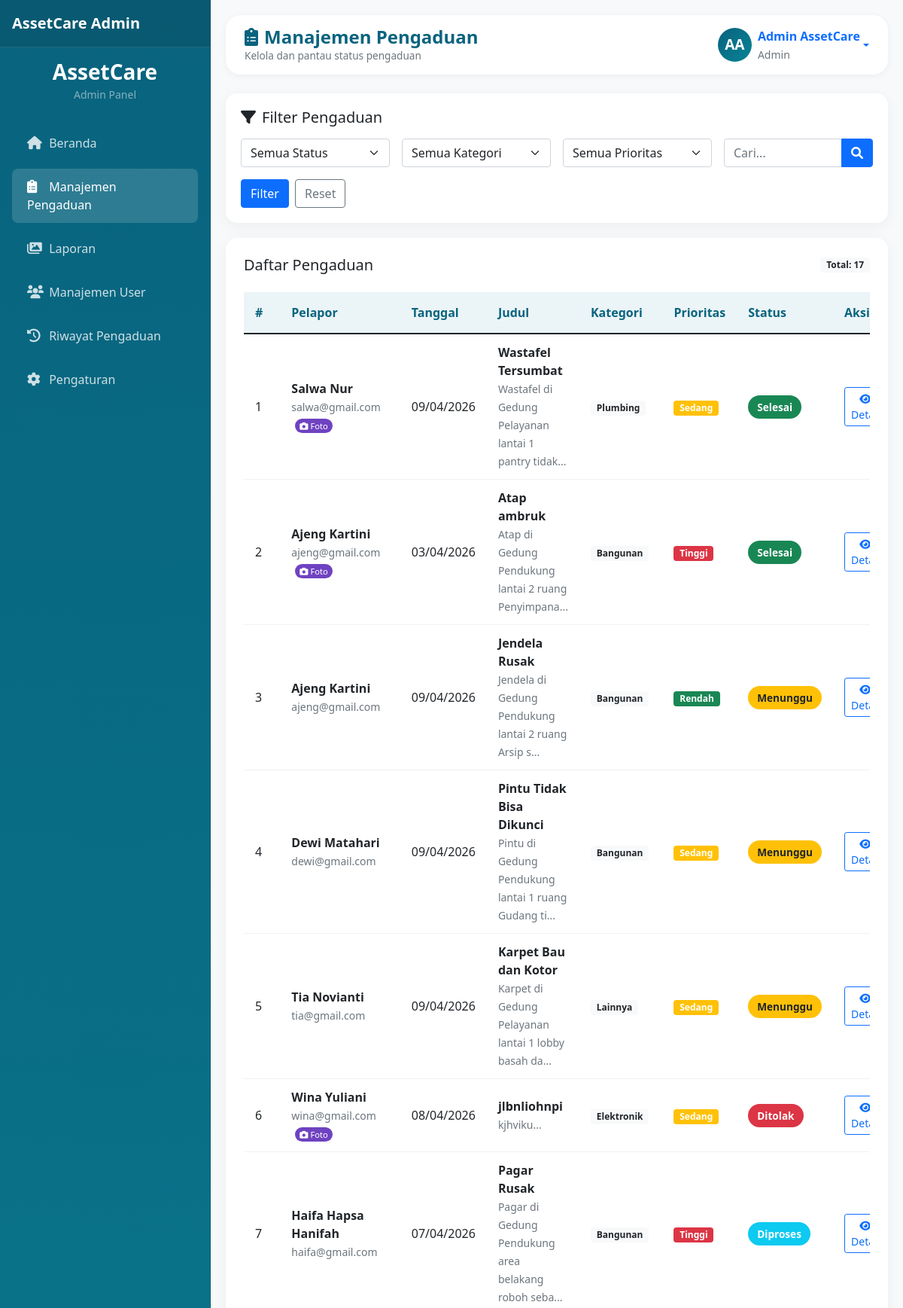
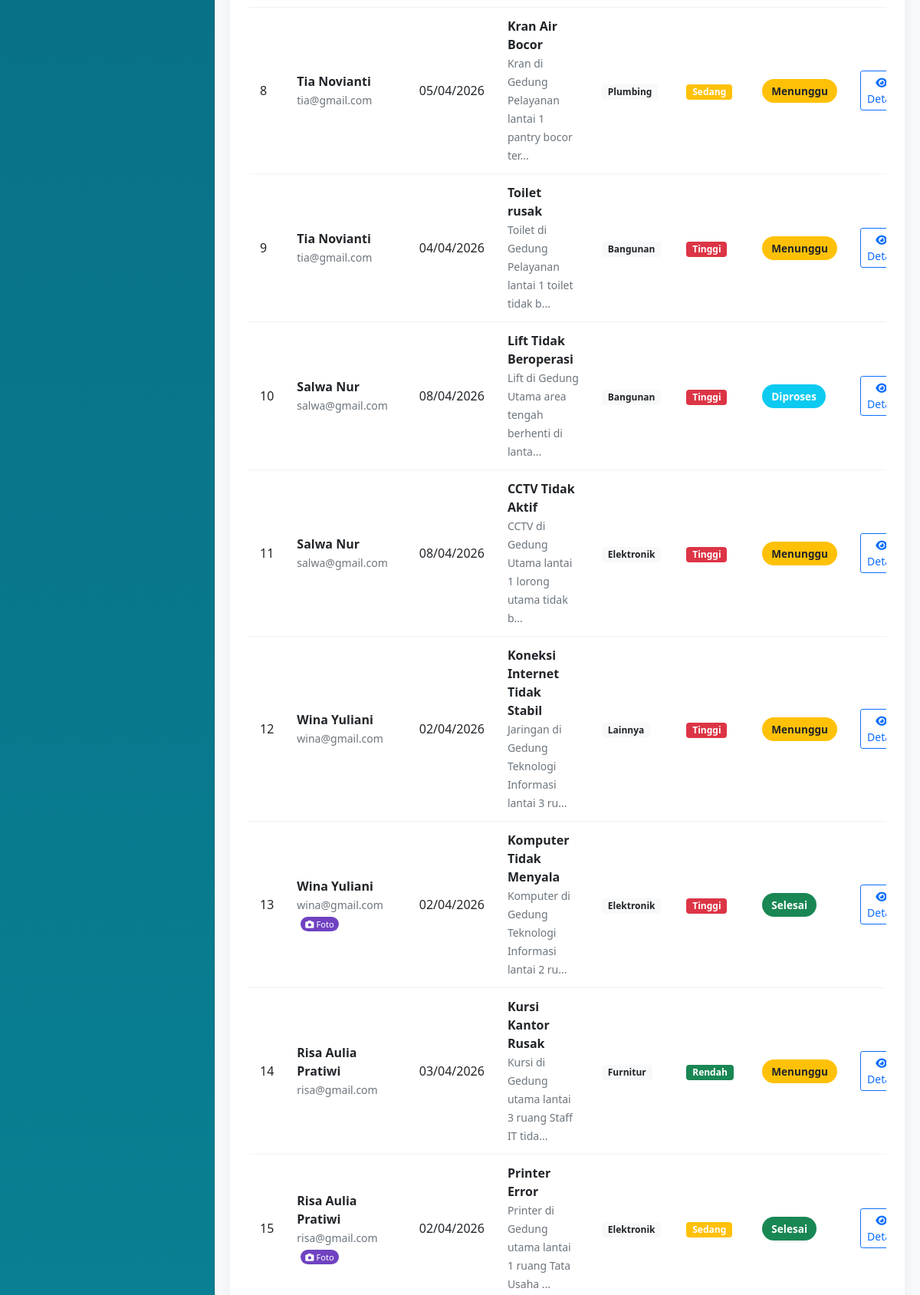
The app's page /admin/pengaduan.php (signed in, upper part) with its own data (2 pictures, top to bottom).
### tables this page shows
CREATE TABLE `pengaduan` (
  `id` int(11) NOT NULL,
  `user_id` int(11) NOT NULL,
  `teknisi_id` int(11) DEFAULT NULL,
  `tanggal_kejadian` date NOT NULL,
  `judul` varchar(200) NOT NULL,
  `kategori` varchar(255) DEFAULT NULL,
  `prioritas` enum('Rendah','Sedang','Tinggi') NOT NULL,
  `lampiran` varchar(255) DEFAULT NULL,
  `foto_admin` varchar(255) DEFAULT NULL,
  `deskripsi` text NOT NULL,
  `status` enum('Menunggu','Diproses','Selesai','Ditolak') DEFAULT 'Menunggu',
  `catatan_admin` text DEFAULT NULL,
  `created_at` timestamp NOT NULL DEFAULT current_timestamp(),
  `updated_at` timestamp NOT NULL DEFAULT current_timestamp() ON UPDATE current_timestamp(),
  `deadline` date DEFAULT NULL,
  `assigned_teknisi_id` int(11) DEFAULT NULL
);

CREATE TABLE `users` (
  `id` int(11) NOT NULL,
  `nama` varchar(100) NOT NULL,
  `email` varchar(100) NOT NULL,
  `password` varchar(255) NOT NULL,
  `role` enum('pegawai','admin','teknisi') NOT NULL DEFAULT 'pegawai',
  `created_at` timestamp NOT NULL DEFAULT current_timestamp(),
  `updated_at` timestamp NOT NULL DEFAULT current_timestamp() ON UPDATE current_timestamp()
);

### config/database.php (called while the page is built, shortened)
<?php
class Database {
    private $host = "localhost";
    private $username = "root";
    private $password = "";
    private $database = "sapraskantor";
    public $conn;
    public function __construct() {
        $this->conn = new mysqli($this->host, $this->username, $this->password, $this->database);
    }
    public function query($sql) {
        return $this->conn->query($sql);
    }
}
function generateInitials($name) {
    $words = explode(' ', trim($name));
    $initials = '';
    if (count($words) >= 2) {
        $initials = strtoupper(substr($words[0], 0, 1) . substr($words[1], 0, 1));
    } else {
        $initials = strtoupper(substr($words[0], 0, 2));
    }
    return $initials;
}
function getPriorityColor($priority) {
    switch($priority) {
        case 'Rendah': return 'success';
        case 'Sedang': return 'warning';
        case 'Tinggi': return 'danger';
    }
}
?>

### admin/pengaduan.php (the view, shortened to what this page needs)
<?php
require_once '../config/database.php';
$db = new Database();
$search = isset($_GET['search']) ? $db->escape_string($_GET['search']) : '';
$filter_user_id = isset($_GET['user_id']) ? $db->escape_string($_GET['user_id']) : '';
$query = "SELECT p.*, u.nama as nama_user, u.email as email_user FROM pengaduan p LEFT JOIN users u ON p.user_id = u.id WHERE 1=1";
$query .= " ORDER BY p.created_at DESC";
$result = $db->query($query);
$pengaduan_data = $result->fetch_all(MYSQLI_ASSOC);
?>
<!DOCTYPE html>
<html lang="id">
<head>
    <link href="https://cdn.jsdelivr.net/npm/bootstrap@5.1.3/dist/css/bootstrap.min.css" rel="stylesheet">
    <link rel="stylesheet" href="https://cdnjs.cloudflare.com/ajax/libs/font-awesome/6.0.0/css/all.min.css">
</head>
<body>
    <?php include 'sidebar.php'; ?>
    <div class="main-content">
        <div class="top-navbar">
            <div class="page-title">
                <h4><i class="fas fa-clipboard-list me-2"></i>Manajemen Pengaduan</h4>
                <p>Kelola dan pantau status pengaduan</p>
            </div>
            <div class="dropdown">
                <a href="#" class="d-flex align-items-center text-decoration-none dropdown-toggle" data-bs-toggle="dropdown">
                    <div class="profile-avatar me-2">
                        <?php echo generateInitials($_SESSION['nama']); ?>
                    </div>
                    <div class="d-none d-md-block">
                        <span class="fw-bold"><?php echo $_SESSION['nama']; ?></span><br>
                        <small class="text-muted">Admin</small>
                    </div>
                </a>
            </div>
        </div>
        <div class="filter-card">
            <h5 class="mb-3"><i class="fas fa-filter me-2"></i>Filter Pengaduan</h5>
            <form method="GET" class="row g-3">
                <div class="col-md-3 col-sm-6"><select class="form-select" name="status"><option value="">Semua Status</option></select></div>
                <div class="col-md-3 col-sm-6"><select class="form-select" name="kategori"><option value="">Semua Kategori</option></select></div>
                <div class="col-md-3 col-sm-6"><select class="form-select" name="prioritas"><option value="">Semua Prioritas</option></select></div>
                <div class="col-md-3 col-sm-6"><div class="input-group"><input type="text" class="form-control" name="search" placeholder="Cari..." value="<?php echo htmlspecialchars($search); ?>"><button class="btn btn-primary" type="submit"><i class="fas fa-search"></i></button></div></div>
                <div class="col-12"><div class="d-flex gap-2 flex-wrap"><button type="submit" class="btn btn-primary">Filter</button><a href="pengaduan.php<?php echo $filter_user_id?'?user_id='.$filter_user_id:''; ?>" class="btn btn-outline-secondary">Reset</a></div></div>
            </form>
        </div>
        <div class="table-container">
            <div class="p-4">
                <div class="d-flex justify-content-between align-items-center mb-4 flex-wrap gap-2"><h5 class="mb-0">Daftar Pengaduan</h5><span class="badge bg-light text-dark">Total: <?php echo count($pengaduan_data); ?></span></div>
                <div class="table-responsive">
                    <table class="table table-hover">
                        <thead>
                            <tr>
                                <th>#</th>
                                <th>Pelapor</th>
                                <th>Tanggal</th>
                                <th>Judul</th>
                                <th>Kategori</th>
                                <th>Prioritas</th>
                                <th>Status</th>
                                <th>Aksi</th>
                            </tr>
                        </thead>
                        <tbody>
                            <?php if (empty($pengaduan_data)): ?>
                                <tr><td colspan="8" class="text-center py-4 text-muted">Tidak ada data pengaduan</td></tr>
                            <?php else: ?>
                                <?php foreach ($pengaduan_data as $index => $p): ?>
                                    <tr>
                                        <td><?php echo $index + 1; ?></td>
                                        <td>
                                            <strong><?php echo $p['nama_user']; ?></strong><br>
                                            <small class="text-muted"><?php echo $p['email_user']; ?></small>
                                            <?php if (!empty($p['foto_admin'])): ?>
                                                <span class="admin-foto-badge" title="Ada foto dari admin" onclick="showAdminFoto('<?php echo $p['foto_admin']; ?>')">
                                                    <i class="fas fa-camera"></i> Foto
                                                </span>
                                            <?php endif; ?>
                                        </td>
                                        <td><?php echo date('d/m/Y', strtotime($p['tanggal_kejadian'])); ?></td>
                                        <td>
                                            <strong><?php echo htmlspecialchars($p['judul']); ?></strong><br>
                                            <small class="text-muted"><?php echo substr($p['deskripsi'], 0, 50); ?>...</small>
                                        </td>
                                        <td><span class="badge bg-light text-dark"><?php echo $p['kategori']; ?></span></td>
                                        <td><span class="badge bg-<?php echo getPriorityColor($p['prioritas']); ?>"><?php echo $p['prioritas']; ?></span></td>
                                        <td><span class="badge-status badge-<?php echo strtolower($p['status']); ?>"><?php echo $p['status']; ?></span></td>
                                        <td><a href="detail_pengaduan.php?id=<?php echo $p['id']; ?>" class="btn btn-sm btn-outline-primary"><i class="fas fa-eye"></i> Detail</a></td>
                                    </tr>
                                <?php endforeach; ?>
                            <?php endif; ?>
                        </tbody>
                    </table>
                </div>
            </div>
        </div>
    </div>
</body>
</html>

### admin/pengaduan.php (style rules this page uses)
:root { --primary: #09637E; --secondary: #088395; --accent: #7AB2B2; --light: #EBF4F6; }
body { background-color: #f8f9fa; font-family: 'Segoe UI', sans-serif; }
.main-content { margin-left: 250px; padding: 20px; transition: all 0.3s; }
.top-navbar { background: white; border-radius: 20px; padding: 15px 25px; margin-bottom: 25px; box-shadow: 0 2px 10px rgba(0,0,0,0.05); display: flex; justify-content: space-between; align-items: center; flex-wrap: wrap; gap: 15px; }
.page-title h4 { color: var(--primary); font-weight: 700; margin: 0; }
.page-title p { margin: 0; color: #6c757d; font-size: 0.85rem; }
.profile-avatar { width: 45px; height: 45px; background: linear-gradient(135deg, var(--primary), var(--secondary)); color: white; border-radius: 50%; display: flex; align-items: center; justify-content: center; font-weight: 700; font-size: 1.2rem; }
.filter-card { background: white; border-radius: 15px; padding: 20px; box-shadow: 0 5px 20px rgba(0, 0, 0, 0.05); margin-bottom: 20px; }
.table-container { background: white; border-radius: 15px; overflow: hidden; box-shadow: 0 5px 20px rgba(0, 0, 0, 0.05); }
.table th { background: var(--light); color: var(--primary); font-weight: 600; border: none; padding: 15px; }
.table td { padding: 12px 15px; vertical-align: middle; border-color: #f1f1f1; }
.badge-status { padding: 6px 12px; border-radius: 20px; font-size: 0.85rem; font-weight: 600; }
.badge-menunggu { background: #ffc107; color: #212529; }
.badge-diproses { background: #0dcaf0; color: white; }
.badge-selesai { background: #198754; color: white; }
.badge-ditolak { background: #dc3545; color: white; }
.admin-foto-badge { background: #6f42c1; color: white; padding: 2px 6px; border-radius: 10px; font-size: 0.7rem; margin-left: 5px; cursor: pointer; }

### admin/sidebar.php (style rules this page uses)
@media (min-width: 992px) { .main-content { margin-left: 280px; margin-top: 0; padding-top: 20px; } }
@media (min-width: 992px) { body { padding-top: 0; } }

### records on screen
pengaduan: user.nama "Salwa Nur", user.email "salwa@gmail.com", tanggal_kejadian "09/04/2026", judul "Wastafel Tersumbat", deskripsi "Wastafel di Gedung Pelayanan lantai 1 pantry tidak", kategori "Plumbing", prioritas "Sedang", status "Selesai"
pengaduan: user.nama "Ajeng Kartini", user.email "ajeng@gmail.com", tanggal_kejadian "03/04/2026", judul "Atap ambruk", deskripsi "Atap di Gedung Pendukung lantai 2 ruang Penyimpana", kategori "Bangunan", prioritas "Tinggi", status "Selesai"
pengaduan: user.nama "Ajeng Kartini", user.email "ajeng@gmail.com", tanggal_kejadian "09/04/2026", judul "Jendela Rusak", deskripsi "Jendela di Gedung Pendukung lantai 2 ruang Arsip s", kategori "Bangunan", prioritas "Rendah", status "Menunggu"
pengaduan: user.nama "Dewi Matahari", user.email "dewi@gmail.com", tanggal_kejadian "09/04/2026", judul "Pintu Tidak Bisa Dikunci", deskripsi "Pintu di Gedung Pendukung lantai 1 ruang Gudang ti", kategori "Bangunan", prioritas "Sedang", status "Menunggu"
pengaduan: user.nama "Tia Novianti", user.email "tia@gmail.com", tanggal_kejadian "09/04/2026", judul "Karpet Bau dan Kotor", deskripsi "Karpet di Gedung Pelayanan lantai 1 lobby basah da", kategori "Lainnya", prioritas "Sedang", status "Menunggu"
pengaduan: user.nama "Wina Yuliani", user.email "wina@gmail.com", tanggal_kejadian "08/04/2026", judul "jlbnliohnpi", deskripsi "kjhviku", kategori "Elektronik", prioritas "Sedang", status "Ditolak"
pengaduan: user.nama "Haifa Hapsa Hanifah", user.email "haifa@gmail.com", tanggal_kejadian "07/04/2026", judul "Pagar Rusak", deskripsi "Pagar di Gedung Pendukung area belakang roboh seba", kategori "Bangunan", prioritas "Tinggi", status "Diproses"
pengaduan: user.nama "Tia Novianti", user.email "tia@gmail.com", tanggal_kejadian "05/04/2026", judul "Kran Air Bocor", deskripsi "Kran di Gedung Pelayanan lantai 1 pantry bocor ter", kategori "Plumbing", prioritas "Sedang", status "Menunggu"
pengaduan: user.nama "Tia Novianti", user.email "tia@gmail.com", tanggal_kejadian "04/04/2026", judul "Toilet rusak", deskripsi "Toilet di Gedung Pelayanan lantai 1 toilet tidak b", kategori "Bangunan", prioritas "Tinggi", status "Menunggu"
pengaduan: user.nama "Salwa Nur", user.email "salwa@gmail.com", tanggal_kejadian "08/04/2026", judul "Lift Tidak Beroperasi", deskripsi "Lift di Gedung Utama area tengah berhenti di lanta", kategori "Bangunan", prioritas "Tinggi", status "Diproses"
pengaduan: user.nama "Salwa Nur", user.email "salwa@gmail.com", tanggal_kejadian "08/04/2026", judul "CCTV Tidak Aktif", deskripsi "CCTV di Gedung Utama lantai 1 lorong utama tidak b", kategori "Elektronik", prioritas "Tinggi", status "Menunggu"
pengaduan: user.nama "Wina Yuliani", user.email "wina@gmail.com", tanggal_kejadian "02/04/2026", judul "Koneksi Internet Tidak Stabil", deskripsi "Jaringan di Gedung Teknologi Informasi lantai 3 ru", kategori "Lainnya", prioritas "Tinggi", status "Menunggu"
pengaduan: user.nama "Wina Yuliani", user.email "wina@gmail.com", tanggal_kejadian "02/04/2026", judul "Komputer Tidak Menyala", deskripsi "Komputer di Gedung Teknologi Informasi lantai 2 ru", kategori "Elektronik", prioritas "Tinggi", status "Selesai"
pengaduan: user.nama "Risa Aulia Pratiwi", user.email "risa@gmail.com", tanggal_kejadian "03/04/2026", judul "Kursi Kantor Rusak", deskripsi "Kursi di Gedung utama lantai 3 ruang Staff IT tida", kategori "Furnitur", prioritas "Rendah", status "Menunggu"
pengaduan: user.nama "Risa Aulia Pratiwi", user.email "risa@gmail.com", tanggal_kejadian "02/04/2026", judul "Printer Error", deskripsi "Printer di Gedung utama lantai 1 ruang Tata Usaha", kategori "Elektronik", prioritas "Sedang", status "Selesai"

### other values on screen
generateInitials($_SESSION['nama']) "AA"
$_SESSION['nama'] "Admin AssetCare"
count($pengaduan_data) "17"
